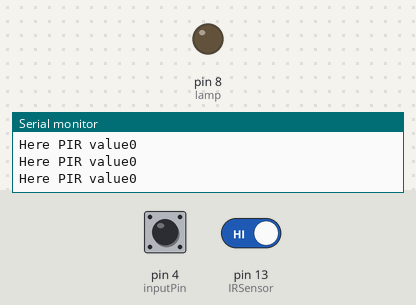
The sketch below on a simulated Arduino Uno, built with avr-gcc and run on an emulated ATmega328P. Parts: output pins drawn as LEDs (lit = HIGH), the last lines printed to the serial monitor. The test bench sets the inputs (shaded band); at power-on: pin 4 (inputPin) LOW, pin 13 (IRSensor) HIGH.

Above: at 1.2 s.
1.3 s: pin 4 (inputPin) driven HIGH
2.9 s: pin 13 (IRSensor) driven LOW
At 3.3 s:
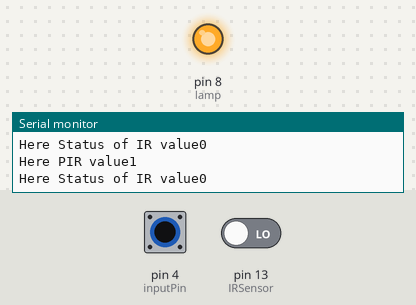
5.9 s: pin 4 (inputPin) driven LOW
At 6.7 s:
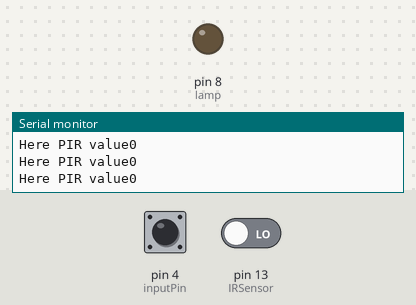
8.9 s: pin 4 (inputPin) pulsed HIGH 5 times (0.12 s each, 0.3 s apart)
At 9.3 s:
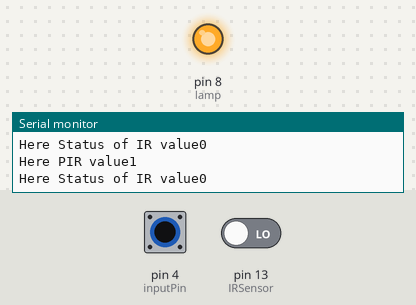
13.4 s: pin 4 (inputPin) driven HIGH and pin 13 (IRSensor) driven HIGH
Timing chart, 0 to 16.4 s (numbered marks = the images above; inputs shaded):
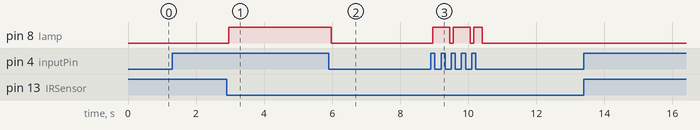

The sketch:

handsanitizer_PiR_sensor_with_Infrared.ino
```cpp
int IRSensor = 13;
int lamp = 8; // choose the pin for the RELAY
int inputPin = 4; // choose the input pin (for PIR sensor)

int val = 0; // variable for reading the pin status


void setup() {
pinMode (IRSensor, INPUT); // sensor pin INPUT
pinMode(lamp, OUTPUT); // declare lamp as output

pinMode(inputPin, INPUT); // declare sensor as input

Serial.begin(9600);

}

void loop(){
int statusSensor = digitalRead (IRSensor);
val = digitalRead(inputPin); // read input value
Serial.print("Here PIR value");
Serial.println(val);

if( val== 1) {
  int statusSensor = digitalRead (IRSensor);
  Serial.print("Here Status of IR value");
  Serial.println(statusSensor);

    if(statusSensor==0){
      digitalWrite(lamp, HIGH);
      delay(250);
      digitalWrite(lamp,LOW);
      statusSensor=1;
      val=0;

    }


digitalWrite(lamp,LOW);
} else {
  //Serial.println("Here Irstatus ", statusSensor);
  //Serial.println("Here PIR value",val);
  digitalWrite(lamp,LOW); // turn OFF the lamp

//delay(100);
}
}
```

Measured:
- after the input at 2.9 s, pin 8 (lamp): LOW → HIGH after 0.07 s
- after the input at 5.9 s, pin 8 (lamp): HIGH → LOW after 0.07 s
- after the input at 8.9 s, pin 8 (lamp): goes HIGH 0.50 s, LOW 0.10 s, HIGH 0.50 s, LOW 0.10 s, HIGH 0.25 s, then LOW, starting after 0.05 s
